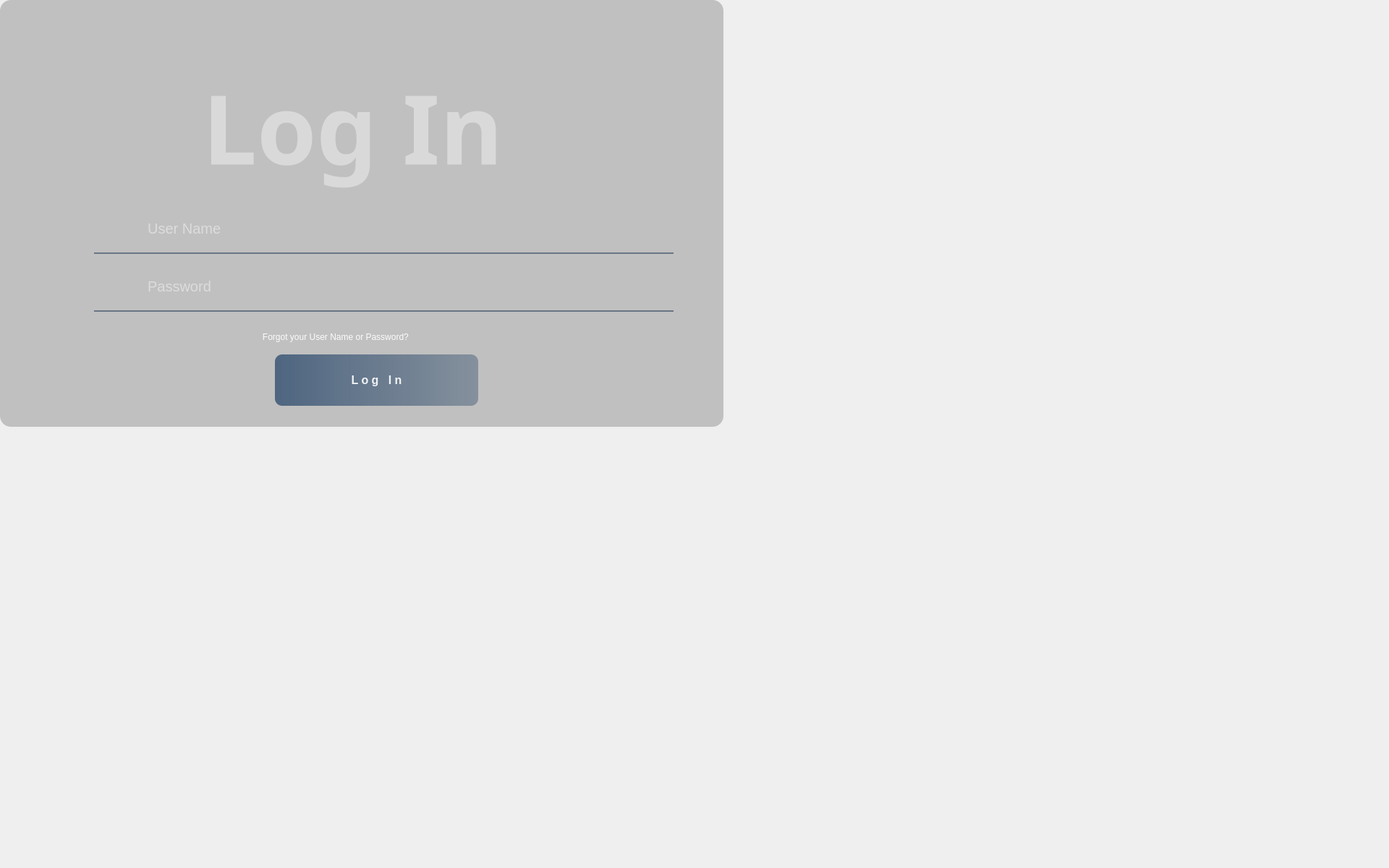
<?xml version="1.0" encoding="UTF-8"?>
<ui version="4.0">
 <class>Form</class>
 <widget class="QWidget" name="Form">
  <property name="geometry">
   <rect>
    <x>0</x>
    <y>0</y>
    <width>1920</width>
    <height>1200</height>
   </rect>
  </property>
  <property name="windowTitle">
   <string>Form</string>
  </property>
  <widget class="QWidget" name="widget" native="true">
   <property name="geometry">
    <rect>
     <x>0</x>
     <y>0</y>
     <width>1024</width>
     <height>600</height>
    </rect>
   </property>
   <widget class="QLabel" name="label">
    <property name="geometry">
     <rect>
      <x>0</x>
      <y>0</y>
      <width>1024</width>
      <height>600</height>
     </rect>
    </property>
    <property name="styleSheet">
     <string notr="true">background-image: url(:/images/background.jpeg);
border-radius: 20px;
</string>
    </property>
    <property name="text">
     <string/>
    </property>
   </widget>
   <widget class="QLabel" name="label_2">
    <property name="geometry">
     <rect>
      <x>0</x>
      <y>0</y>
      <width>1000</width>
      <height>590</height>
     </rect>
    </property>
    <property name="styleSheet">
     <string notr="true">background-color: rgba(0,0,0,50);
border-radius: 15px;</string>
    </property>
    <property name="text">
     <string/>
    </property>
   </widget>
   <widget class="QLabel" name="label_3">
    <property name="geometry">
     <rect>
      <x>280</x>
      <y>60</y>
      <width>571</width>
      <height>231</height>
     </rect>
    </property>
    <property name="font">
     <font>
      <family>Malgun Gothic</family>
      <pointsize>100</pointsize>
      <weight>75</weight>
      <bold>true</bold>
     </font>
    </property>
    <property name="styleSheet">
     <string notr="true">color: rgba(255, 255, 255, 100);	</string>
    </property>
    <property name="text">
     <string>Log In</string>
    </property>
   </widget>
   <widget class="QLineEdit" name="lineEdit">
    <property name="geometry">
     <rect>
      <x>130</x>
      <y>290</y>
      <width>801</width>
      <height>61</height>
     </rect>
    </property>
    <property name="font">
     <font>
      <pointsize>15</pointsize>
     </font>
    </property>
    <property name="styleSheet">
     <string notr="true">background-color: rgba(0, 0, 0, 0);
border: none;
border-bottom: 2px solid rgba(105,118,132,255);
color: rgba(255,255,255,230);
padding-bottom: 7px;</string>
    </property>
    <property name="placeholderText">
     <string>             User Name</string>
    </property>
   </widget>
   <widget class="QLineEdit" name="lineEdit_2">
    <property name="geometry">
     <rect>
      <x>130</x>
      <y>370</y>
      <width>801</width>
      <height>61</height>
     </rect>
    </property>
    <property name="font">
     <font>
      <pointsize>15</pointsize>
     </font>
    </property>
    <property name="styleSheet">
     <string notr="true">background-color: rgba(0, 0, 0, 0);
border: none;
border-bottom: 2px solid rgba(105,118,132,255);
color: rgba(255,255,255,230);
padding-bottom: 7px;</string>
    </property>
    <property name="echoMode">
     <enum>QLineEdit::Password</enum>
    </property>
    <property name="placeholderText">
     <string>             Password</string>
    </property>
   </widget>
   <widget class="QPushButton" name="pushButton">
    <property name="geometry">
     <rect>
      <x>380</x>
      <y>490</y>
      <width>281</width>
      <height>71</height>
     </rect>
    </property>
    <property name="font">
     <font>
      <pointsize>12</pointsize>
      <weight>75</weight>
      <bold>true</bold>
     </font>
    </property>
    <property name="styleSheet">
     <string notr="true">QPushButton#pushButton{
	
	background-color: qlineargradient(spread:reflect, x1:0, y1:0, x2:1, y2:0, stop:0 rgba(60, 87, 118, 219), stop:1 rgba(125, 138, 152, 226));
	color: rgba(255,255,255,230);
	border-radius: 10px;
}
QPushButton#pushButton:hover{
	
	background-color: qlineargradient(spread:reflect, x1:0, y1:0, x2:1, y2:0, stop:0 rgba(80, 107, 138, 219), stop:1 rgba(145, 158, 152, 226));
}
QPushButton#pushButton:pressed{
	padding-left: 5px;
	padding-top: 5px;
	background-color: (105,118,132,200);
}
</string>
    </property>
    <property name="text">
     <string>L o g   I n</string>
    </property>
   </widget>
   <widget class="QLabel" name="label_4">
    <property name="geometry">
     <rect>
      <x>20</x>
      <y>20</y>
      <width>221</width>
      <height>231</height>
     </rect>
    </property>
    <property name="styleSheet">
     <string notr="true">border-image: url(:/images/logo.png);
border-radius: 110px;</string>
    </property>
    <property name="text">
     <string/>
    </property>
   </widget>
   <widget class="QLabel" name="label_6">
    <property name="geometry">
     <rect>
      <x>140</x>
      <y>450</y>
      <width>751</width>
      <height>31</height>
     </rect>
    </property>
    <property name="styleSheet">
     <string notr="true">color: rgba(255,255,255,240);</string>
    </property>
    <property name="text">
     <string>                                                                   Forgot your User Name or Password?</string>
    </property>
   </widget>
  </widget>
 </widget>
 <resources>
  <include location="rec.qrc"/>
 </resources>
 <connections/>
</ui>
